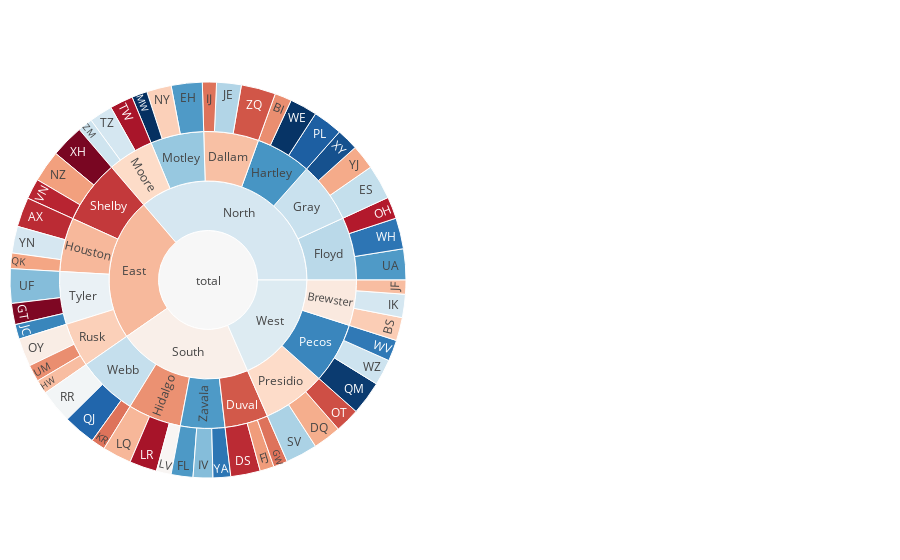

The notebook cell saved with this chart:
### Code cell
import plotly.graph_objects as go
from plotly.subplots import make_subplots
import pandas as pd

df = pd.read_csv('https://raw.githubusercontent.com/plotly/datasets/master/sales_success.csv')
print(df.head())

levels = ['salesperson', 'county', 'region'] # levels used for the hierarchical chart
color_columns = ['sales', 'calls']
value_column = 'calls'

def build_hierarchical_dataframe(df, levels, value_column, color_columns=None):
    """
    Build a hierarchy of levels for Sunburst or Treemap charts.

    Levels are given starting from the bottom to the top of the hierarchy,
    ie the last level corresponds to the root.
    """
    df_all_trees = pd.DataFrame(columns=['id', 'parent', 'value', 'color'])
    for i, level in enumerate(levels):
        df_tree = pd.DataFrame(columns=['id', 'parent', 'value', 'color'])
        dfg = df.groupby(levels[i:]).sum()
        dfg = dfg.reset_index()
        df_tree['id'] = dfg[level].copy()
        if i < len(levels) - 1:
            df_tree['parent'] = dfg[levels[i+1]].copy()
        else:
            df_tree['parent'] = 'total'
        df_tree['value'] = dfg[value_column]
        df_tree['color'] = dfg[color_columns[0]] / dfg[color_columns[1]]
        df_all_trees = df_all_trees.append(df_tree, ignore_index=True)
    total = pd.Series(dict(id='total', parent='',
                              value=df[value_column].sum(),
                              color=df[color_columns[0]].sum() / df[color_columns[1]].sum()))
    df_all_trees = df_all_trees.append(total, ignore_index=True)
    return df_all_trees


df_all_trees = build_hierarchical_dataframe(df, levels, value_column, color_columns)
average_score = df['sales'].sum() / df['calls'].sum()

fig = make_subplots(1, 2, specs=[[{"type": "domain"}, {"type": "domain"}]],)

fig.add_trace(go.Sunburst(
    labels=df_all_trees['id'],
    parents=df_all_trees['parent'],
    values=df_all_trees['value'],
    branchvalues='total',
    marker=dict(
        colors=df_all_trees['color'],
        colorscale='RdBu',
        cmid=average_score),
    hovertemplate='<b>%{label} </b> <br> Sales: %{value}<br> Success rate: %{color:.2f}',
    name=''
    ), 1, 1)


fig.update_layout(margin=dict(t=10, b=10, r=10, l=10))
fig.show()

### Figure 1 — Plotly figure (JSON) as saved in the notebook; plotly's stock layout.template omitted (floating-point values rounded to 4 significant figures)
{"data": [{"branchvalues": "total", "domain": {"x": [0, 0.45], "y": [0, 1]}, "hovertemplate": "<b>%{label} </b> <br> Sales: %{value}<br> Success rate: %{color:.2f}", "labels": ["AX", "BI", "BS", "DQ", "DS", "EH", "ES", "FJ", "FL", "GT", "GW", "HW", "IJ", "IK", "IV", "JC", "JE", "JF", "KR", "LQ", "LR", "LV", "MW", "NY", "NZ", "OH", "OT", "OY", "PL", "QJ", "QK", "QM", "RR", "SV", "TW", "TZ", "UA", "UF", "UM", "VN", "WE", "WH", "WV", "WZ", "XH", "XY", "YA", "YJ", "YN", "ZM", "ZQ", "Brewster", "Dallam", "Duval", "Floyd", "Gray", "Hartley", "Hidalgo", "Houston", "Moore", "Motley", "Pecos", "Presidio", "Rusk", "Shelby", "Tyler", "Webb", "Zavala", "East", "North", "South", "West", "total"], "marker": {"cmid": 0.531, "colors": [0.2143, 0.3333, 0.4242, 0.375, 0.2143, 0.7727, 0.6327, 0.35, 0.7742, 0.1333, 0.3, 0.4, 0.3, 0.6061, 0.7143, 0.8095, 0.6571, 0.4, 0.3, 0.3902, 0.1795, 0.5238, 0.9545, 0.4286, 0.3556, 0.1935, 0.2571, 0.5, 0.881, 0.8696, 0.3636, 0.9375, 0.5417, 0.6667, 0.1818, 0.6061, 0.7727, 0.7143, 0.3333, 0.2069, 0.9487, 0.8409, 0.8333, 0.6216, 0.1277, 0.9032, 0.84, 0.3714, 0.6053, 0.619, 0.2653, 0.4884, 0.4038, 0.2683, 0.6471, 0.6261, 0.781, 0.3366, 0.3922, 0.4483, 0.6931, 0.8087, 0.45, 0.4286, 0.2314, 0.56, 0.6316, 0.7738, 0.3931, 0.6054, 0.5066, 0.5888, 0.531], "colorscale": [[0, "rgb(103,0,31)"], [0.1, "rgb(178,24,43)"], [0.2, "rgb(214,96,77)"], [0.3, "rgb(244,165,130)"], [0.4, "rgb(253,219,199)"], [0.5, "rgb(247,247,247)"], [0.6, "rgb(209,229,240)"], [0.7, "rgb(146,197,222)"], [0.8, "rgb(67,147,195)"], [0.9, "rgb(33,102,172)"], [1, "rgb(5,48,97)"]]}, "name": "", "parents": ["Houston", "Hartley", "Brewster", "Presidio", "Duval", "Motley", "Gray", "Duval", "Zavala", "Tyler", "Duval", "Rusk", "Dallam", "Brewster", "Zavala", "Tyler", "Dallam", "Brewster", "Webb", "Hidalgo", "Hidalgo", "Hidalgo", "Motley", "Motley", "Shelby", "Floyd", "Presidio", "Rusk", "Hartley", "Webb", "Houston", "Pecos", "Webb", "Presidio", "Moore", "Moore", "Floyd", "Tyler", "Rusk", "Shelby", "Hartley", "Floyd", "Pecos", "Pecos", "Shelby", "Gray", "Zavala", "Gray", "Houston", "Moore", "Dallam", "West", "North", "South", "North", "North", "North", "South", "East", "North", "North", "West", "West", "East", "East", "East", "South", "South", "total", "total", "total", "total", ""], "type": "sunburst", "values": [42, 24, 33, 40, 42, 44, 49, 20, 31, 30, 20, 20, 20, 33, 28, 21, 35, 20, 20, 41, 39, 21, 22, 35, 45, 31, 35, 40, 42, 46, 22, 48, 48, 45, 33, 33, 44, 49, 24, 29, 39, 44, 30, 37, 47, 31, 25, 35, 38, 21, 49, 86, 104, 82, 119, 115, 105, 101, 102, 87, 101, 115, 120, 84, 121, 100, 114, 84, 407, 631, 381, 321, 1740]}], "layout": {"margin": {"b": 10, "l": 10, "r": 10, "t": 10}}}
